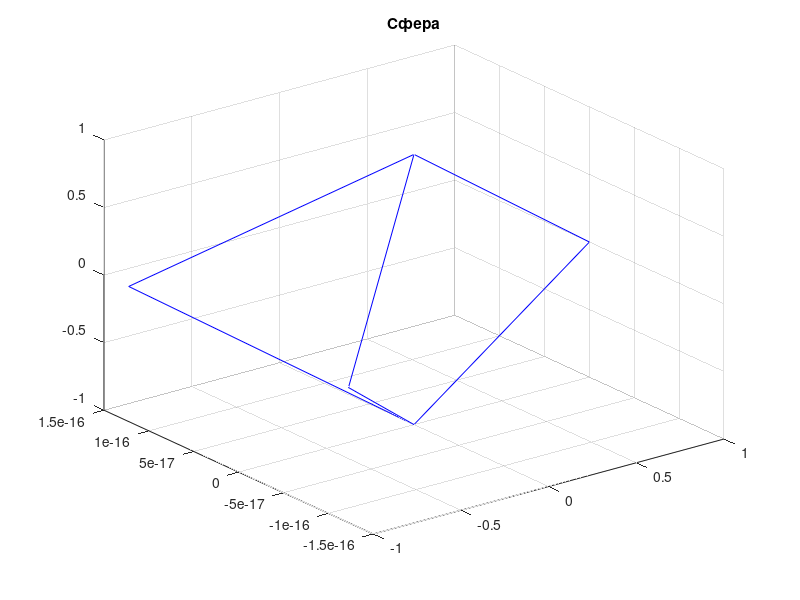

MATLAB code to generate this figure:
%% 1
clear;
t = (0:0.05:6*pi);
x = sin(t);
y = 3*cos(t);
plot3(x, y, t,'b');
hold on;
line([-1,-1], [-7*pi, (40-7*pi)], [0, 20], 'LineStyle', '--', 'Color', 'b');
plot3(-1, 0, 7*pi/2, 'b*');
hold off;
grid on;

%% 2
clear;
n = input('n = ');
t1 = pi*(-n:5:n)/n;
t2 = (pi/2)*(-n:5:n)'/n;
X = cos(t2)*cos(t1);
Y = cos(t2)*sin(t1);
E = ones(size(t1));
Z = sin(t2)*E;
plot3(X, Y, Z, 'b');
grid on;
title('Сфера');
